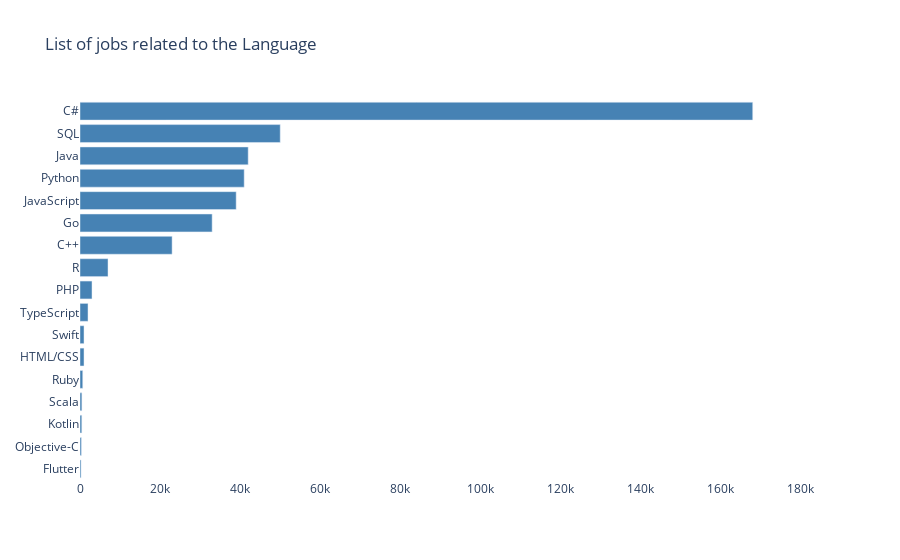

Write notebook code for a chart like this one.
### Code cell
sorted_lang = sorted(lang_number.items(), key=lambda item: item[1])
labels, values = zip(*sorted_lang)  # Unpack sorted data

# Create a horizontal bar chart
fig = go.Figure(go.Bar(
    y=labels,  # Labels on the Y-axis
    x=values,  # Bar heights on the X-axis
    orientation='h',  # Horizontal bars
    marker=dict(color="steelblue")  # Bar color
))

# Remove background and grid lines
fig.update_layout(
    plot_bgcolor='rgba(0,0,0,0)',  # Transparent background
    xaxis=dict(
        showgrid=False,  # Remove grid lines from X-axis
        range=[0, max(values) * 1.1]  # Adjust scale with some padding
    ),
    yaxis=dict(showgrid=False),  # Remove grid lines from Y-axis
    title="List of jobs related to the Language",
)

# Show the figure
fig.show()

### Figure 1 — Plotly figure (JSON) as saved in the notebook; plotly's stock layout.template omitted (floating-point values rounded to 4 significant figures)
{"data": [{"marker": {"color": "steelblue"}, "orientation": "h", "type": "bar", "x": [262, 348, 444, 466, 684, 1000, 1000, 2000, 3000, 7000, 23000, 33000, 39000, 41000, 42000, 50000, 168000], "y": ["Flutter", "Objective-C", "Kotlin", "Scala", "Ruby", "HTML/CSS", "Swift", "TypeScript", "PHP", "R", "C++", "Go", "JavaScript", "Python", "Java", "SQL", "C#"]}], "layout": {"plot_bgcolor": "rgba(0,0,0,0)", "title": {"text": "List of jobs related to the Language"}, "xaxis": {"range": [0, 184800.0], "showgrid": false}, "yaxis": {"showgrid": false}}}
